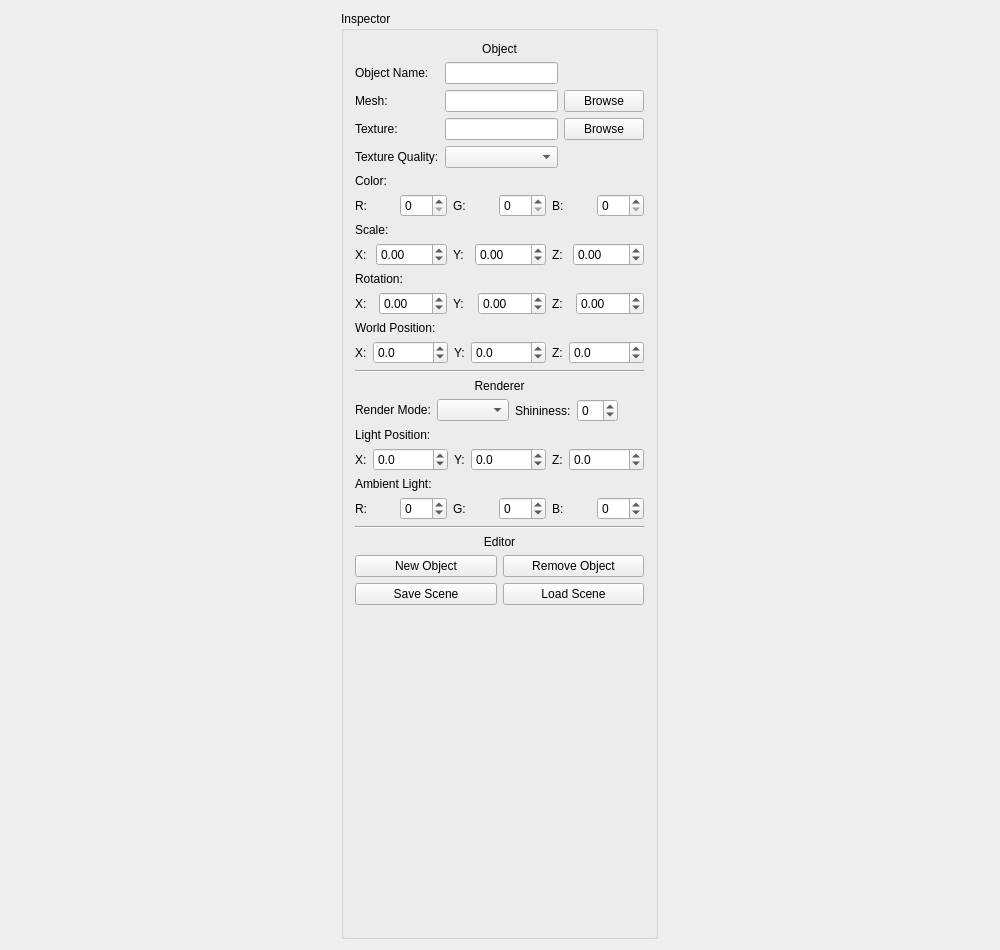
<?xml version="1.0" encoding="UTF-8"?>
<ui version="4.0">
 <class>EditorWidget</class>
 <widget class="QWidget" name="EditorWidget">
  <property name="geometry">
   <rect>
    <x>0</x>
    <y>0</y>
    <width>1000</width>
    <height>950</height>
   </rect>
  </property>
  <property name="sizePolicy">
   <sizepolicy hsizetype="Expanding" vsizetype="Ignored">
    <horstretch>0</horstretch>
    <verstretch>0</verstretch>
   </sizepolicy>
  </property>
  <property name="windowTitle">
   <string>Lampert's 3D Scene Editor</string>
  </property>
  <property name="layoutDirection">
   <enum>Qt::LeftToRight</enum>
  </property>
  <layout class="QHBoxLayout" name="horizontalLayout">
   <item>
    <widget class="QGroupBox" name="inspectorArea">
     <property name="sizePolicy">
      <sizepolicy hsizetype="Fixed" vsizetype="Preferred">
       <horstretch>0</horstretch>
       <verstretch>0</verstretch>
      </sizepolicy>
     </property>
     <property name="title">
      <string>Inspector</string>
     </property>
     <layout class="QFormLayout" name="formLayout">
      <property name="fieldGrowthPolicy">
       <enum>QFormLayout::FieldsStayAtSizeHint</enum>
      </property>
      <item row="5" column="0" colspan="2">
       <layout class="QGridLayout" name="miscObjAttribsArea">
        <item row="0" column="2">
         <widget class="QLineEdit" name="objectName"/>
        </item>
        <item row="0" column="0">
         <widget class="QLabel" name="objectNameLbl">
          <property name="text">
           <string>Object Name:</string>
          </property>
         </widget>
        </item>
        <item row="1" column="2">
         <widget class="QLineEdit" name="meshName">
          <property name="readOnly">
           <bool>true</bool>
          </property>
         </widget>
        </item>
        <item row="1" column="0">
         <widget class="QLabel" name="meshLbl">
          <property name="text">
           <string>Mesh:</string>
          </property>
         </widget>
        </item>
        <item row="1" column="3">
         <widget class="QPushButton" name="browseMeshBtn">
          <property name="text">
           <string>Browse</string>
          </property>
         </widget>
        </item>
        <item row="2" column="0">
         <widget class="QLabel" name="textureLbl">
          <property name="text">
           <string>Texture:</string>
          </property>
         </widget>
        </item>
        <item row="2" column="2">
         <widget class="QLineEdit" name="textureName">
          <property name="readOnly">
           <bool>true</bool>
          </property>
         </widget>
        </item>
        <item row="2" column="3">
         <widget class="QPushButton" name="browseTextureBtn">
          <property name="text">
           <string>Browse</string>
          </property>
         </widget>
        </item>
        <item row="3" column="2">
         <widget class="QComboBox" name="textureFilter"/>
        </item>
        <item row="3" column="0">
         <widget class="QLabel" name="textureFilterLbl">
          <property name="text">
           <string>Texture Quality:</string>
          </property>
         </widget>
        </item>
       </layout>
      </item>
      <item row="14" column="0" colspan="2">
       <widget class="QLabel" name="colorLbl">
        <property name="text">
         <string>Color:</string>
        </property>
       </widget>
      </item>
      <item row="16" column="0" colspan="2">
       <layout class="QGridLayout" name="colorEditor">
        <item row="2" column="2">
         <widget class="QSpinBox" name="colorSelR">
          <property name="maximum">
           <number>255</number>
          </property>
         </widget>
        </item>
        <item row="2" column="4">
         <widget class="QSpinBox" name="colorSelG">
          <property name="maximum">
           <number>255</number>
          </property>
         </widget>
        </item>
        <item row="2" column="5">
         <widget class="QLabel" name="colorLblB">
          <property name="text">
           <string>B:</string>
          </property>
          <property name="alignment">
           <set>Qt::AlignLeading|Qt::AlignLeft|Qt::AlignVCenter</set>
          </property>
         </widget>
        </item>
        <item row="2" column="6">
         <widget class="QSpinBox" name="colorSelB">
          <property name="maximum">
           <number>255</number>
          </property>
         </widget>
        </item>
        <item row="2" column="0">
         <widget class="QLabel" name="colorLblR">
          <property name="layoutDirection">
           <enum>Qt::LeftToRight</enum>
          </property>
          <property name="text">
           <string>R:</string>
          </property>
          <property name="alignment">
           <set>Qt::AlignLeading|Qt::AlignLeft|Qt::AlignVCenter</set>
          </property>
         </widget>
        </item>
        <item row="2" column="3">
         <widget class="QLabel" name="colorLblG">
          <property name="layoutDirection">
           <enum>Qt::LeftToRight</enum>
          </property>
          <property name="text">
           <string>G:</string>
          </property>
          <property name="alignment">
           <set>Qt::AlignLeading|Qt::AlignLeft|Qt::AlignVCenter</set>
          </property>
         </widget>
        </item>
       </layout>
      </item>
      <item row="17" column="0" colspan="2">
       <widget class="QLabel" name="scaleLbl">
        <property name="text">
         <string>Scale:</string>
        </property>
       </widget>
      </item>
      <item row="18" column="0" colspan="2">
       <layout class="QGridLayout" name="scaleEditor">
        <item row="2" column="0" rowspan="2">
         <widget class="QLabel" name="scaleLblX">
          <property name="text">
           <string>X:</string>
          </property>
         </widget>
        </item>
        <item row="2" column="5" rowspan="2">
         <widget class="QLabel" name="scaleLblZ">
          <property name="text">
           <string>Z:</string>
          </property>
         </widget>
        </item>
        <item row="2" column="2" rowspan="2">
         <widget class="QLabel" name="scaleLblY">
          <property name="text">
           <string>Y:</string>
          </property>
         </widget>
        </item>
        <item row="2" column="1" rowspan="2">
         <widget class="QDoubleSpinBox" name="scaleSelX">
          <property name="enabled">
           <bool>true</bool>
          </property>
          <property name="wrapping">
           <bool>true</bool>
          </property>
          <property name="frame">
           <bool>true</bool>
          </property>
          <property name="decimals">
           <number>2</number>
          </property>
          <property name="minimum">
           <double>0.000000000000000</double>
          </property>
          <property name="maximum">
           <double>1000.000000000000000</double>
          </property>
          <property name="value">
           <double>0.000000000000000</double>
          </property>
         </widget>
        </item>
        <item row="2" column="3" rowspan="2">
         <widget class="QDoubleSpinBox" name="scaleSelY">
          <property name="wrapping">
           <bool>true</bool>
          </property>
          <property name="decimals">
           <number>2</number>
          </property>
          <property name="minimum">
           <double>0.000000000000000</double>
          </property>
          <property name="maximum">
           <double>1000.000000000000000</double>
          </property>
         </widget>
        </item>
        <item row="2" column="6" rowspan="2">
         <widget class="QDoubleSpinBox" name="scaleSelZ">
          <property name="wrapping">
           <bool>true</bool>
          </property>
          <property name="decimals">
           <number>2</number>
          </property>
          <property name="minimum">
           <double>0.000000000000000</double>
          </property>
          <property name="maximum">
           <double>1000.000000000000000</double>
          </property>
         </widget>
        </item>
       </layout>
      </item>
      <item row="19" column="0" colspan="2">
       <widget class="QLabel" name="rotationLbl">
        <property name="text">
         <string>Rotation:</string>
        </property>
       </widget>
      </item>
      <item row="20" column="0" colspan="2">
       <layout class="QGridLayout" name="rotationEditor">
        <item row="0" column="0" rowspan="2">
         <widget class="QLabel" name="rotLblX">
          <property name="text">
           <string>X:</string>
          </property>
         </widget>
        </item>
        <item row="0" column="2" rowspan="2">
         <widget class="QLabel" name="rotLblY">
          <property name="text">
           <string>Y:</string>
          </property>
         </widget>
        </item>
        <item row="0" column="4" rowspan="2">
         <widget class="QLabel" name="rotLblZ">
          <property name="text">
           <string>Z:</string>
          </property>
         </widget>
        </item>
        <item row="0" column="1" rowspan="2">
         <widget class="QDoubleSpinBox" name="rotSelX">
          <property name="wrapping">
           <bool>true</bool>
          </property>
          <property name="minimum">
           <double>-360.000000000000000</double>
          </property>
          <property name="maximum">
           <double>360.000000000000000</double>
          </property>
         </widget>
        </item>
        <item row="0" column="3" rowspan="2">
         <widget class="QDoubleSpinBox" name="rotSelY">
          <property name="wrapping">
           <bool>true</bool>
          </property>
          <property name="minimum">
           <double>-360.000000000000000</double>
          </property>
          <property name="maximum">
           <double>360.000000000000000</double>
          </property>
         </widget>
        </item>
        <item row="0" column="5" rowspan="2">
         <widget class="QDoubleSpinBox" name="rotSelZ">
          <property name="wrapping">
           <bool>true</bool>
          </property>
          <property name="minimum">
           <double>-360.000000000000000</double>
          </property>
          <property name="maximum">
           <double>360.000000000000000</double>
          </property>
         </widget>
        </item>
       </layout>
      </item>
      <item row="23" column="0" colspan="2">
       <widget class="QLabel" name="positionLbl">
        <property name="text">
         <string>World Position:</string>
        </property>
       </widget>
      </item>
      <item row="24" column="0" colspan="2">
       <layout class="QGridLayout" name="positionEditor">
        <item row="0" column="0">
         <widget class="QLabel" name="posLblX">
          <property name="text">
           <string>X:</string>
          </property>
         </widget>
        </item>
        <item row="0" column="2">
         <widget class="QLabel" name="posLblY">
          <property name="text">
           <string>Y:</string>
          </property>
         </widget>
        </item>
        <item row="0" column="4">
         <widget class="QLabel" name="posLblZ">
          <property name="text">
           <string>Z:</string>
          </property>
         </widget>
        </item>
        <item row="0" column="1">
         <widget class="QDoubleSpinBox" name="posSelX">
          <property name="wrapping">
           <bool>true</bool>
          </property>
          <property name="decimals">
           <number>1</number>
          </property>
          <property name="minimum">
           <double>-10000.000000000000000</double>
          </property>
          <property name="maximum">
           <double>10000.000000000000000</double>
          </property>
         </widget>
        </item>
        <item row="0" column="3">
         <widget class="QDoubleSpinBox" name="posSelY">
          <property name="wrapping">
           <bool>true</bool>
          </property>
          <property name="decimals">
           <number>1</number>
          </property>
          <property name="minimum">
           <double>-10000.000000000000000</double>
          </property>
          <property name="maximum">
           <double>10000.000000000000000</double>
          </property>
         </widget>
        </item>
        <item row="0" column="5">
         <widget class="QDoubleSpinBox" name="posSelZ">
          <property name="wrapping">
           <bool>true</bool>
          </property>
          <property name="decimals">
           <number>1</number>
          </property>
          <property name="minimum">
           <double>-10000.000000000000000</double>
          </property>
          <property name="maximum">
           <double>10000.000000000000000</double>
          </property>
         </widget>
        </item>
       </layout>
      </item>
      <item row="25" column="0" colspan="2">
       <widget class="Line" name="line0">
        <property name="orientation">
         <enum>Qt::Horizontal</enum>
        </property>
       </widget>
      </item>
      <item row="29" column="0">
       <layout class="QGridLayout" name="renderModeArea">
        <item row="0" column="1">
         <widget class="QComboBox" name="rendererOpts"/>
        </item>
        <item row="0" column="0">
         <widget class="QLabel" name="renderModeLbl">
          <property name="text">
           <string>Render Mode:</string>
          </property>
         </widget>
        </item>
       </layout>
      </item>
      <item row="29" column="1">
       <layout class="QGridLayout" name="shininessArea">
        <item row="0" column="0">
         <widget class="QLabel" name="shininessLbl">
          <property name="text">
           <string>Shininess:</string>
          </property>
         </widget>
        </item>
        <item row="0" column="1">
         <widget class="QSpinBox" name="shininessSel">
          <property name="wrapping">
           <bool>true</bool>
          </property>
         </widget>
        </item>
       </layout>
      </item>
      <item row="30" column="0" colspan="2">
       <widget class="QLabel" name="lightPosLbl">
        <property name="text">
         <string>Light Position:</string>
        </property>
       </widget>
      </item>
      <item row="31" column="0" colspan="2">
       <layout class="QGridLayout" name="lightPosEditor">
        <item row="0" column="0">
         <widget class="QLabel" name="LposXLbl">
          <property name="text">
           <string>X:</string>
          </property>
         </widget>
        </item>
        <item row="0" column="1">
         <widget class="QDoubleSpinBox" name="LposSelX">
          <property name="wrapping">
           <bool>true</bool>
          </property>
          <property name="decimals">
           <number>1</number>
          </property>
          <property name="minimum">
           <double>-10000.000000000000000</double>
          </property>
          <property name="maximum">
           <double>10000.000000000000000</double>
          </property>
          <property name="value">
           <double>0.000000000000000</double>
          </property>
         </widget>
        </item>
        <item row="0" column="2">
         <widget class="QLabel" name="LposYLbl">
          <property name="text">
           <string>Y:</string>
          </property>
         </widget>
        </item>
        <item row="0" column="3">
         <widget class="QDoubleSpinBox" name="LposSelY">
          <property name="wrapping">
           <bool>true</bool>
          </property>
          <property name="decimals">
           <number>1</number>
          </property>
          <property name="minimum">
           <double>-10000.000000000000000</double>
          </property>
          <property name="maximum">
           <double>10000.000000000000000</double>
          </property>
         </widget>
        </item>
        <item row="0" column="4">
         <widget class="QLabel" name="LposZLbl">
          <property name="text">
           <string>Z:</string>
          </property>
         </widget>
        </item>
        <item row="0" column="5">
         <widget class="QDoubleSpinBox" name="LposSelZ">
          <property name="wrapping">
           <bool>true</bool>
          </property>
          <property name="decimals">
           <number>1</number>
          </property>
          <property name="minimum">
           <double>-10000.000000000000000</double>
          </property>
          <property name="maximum">
           <double>10000.000000000000000</double>
          </property>
         </widget>
        </item>
       </layout>
      </item>
      <item row="32" column="0" colspan="2">
       <widget class="QLabel" name="ambientLightLbl">
        <property name="text">
         <string>Ambient Light:</string>
        </property>
       </widget>
      </item>
      <item row="33" column="0" colspan="2">
       <layout class="QGridLayout" name="ambLightEditor">
        <item row="0" column="0">
         <widget class="QLabel" name="ambRLbl">
          <property name="text">
           <string>R:</string>
          </property>
         </widget>
        </item>
        <item row="0" column="1">
         <widget class="QSpinBox" name="ambRSel">
          <property name="wrapping">
           <bool>true</bool>
          </property>
          <property name="maximum">
           <number>255</number>
          </property>
         </widget>
        </item>
        <item row="0" column="2">
         <widget class="QLabel" name="ambGLbl">
          <property name="text">
           <string>G:</string>
          </property>
         </widget>
        </item>
        <item row="0" column="3">
         <widget class="QSpinBox" name="ambGSel">
          <property name="wrapping">
           <bool>true</bool>
          </property>
          <property name="maximum">
           <number>255</number>
          </property>
         </widget>
        </item>
        <item row="0" column="4">
         <widget class="QLabel" name="ambBLbl">
          <property name="text">
           <string>B:</string>
          </property>
         </widget>
        </item>
        <item row="0" column="5">
         <widget class="QSpinBox" name="ambBSel">
          <property name="wrapping">
           <bool>true</bool>
          </property>
          <property name="maximum">
           <number>255</number>
          </property>
         </widget>
        </item>
       </layout>
      </item>
      <item row="34" column="0" colspan="2">
       <widget class="Line" name="line1">
        <property name="orientation">
         <enum>Qt::Horizontal</enum>
        </property>
       </widget>
      </item>
      <item row="35" column="0" colspan="2">
       <widget class="QLabel" name="editorLbl">
        <property name="text">
         <string>Editor</string>
        </property>
        <property name="alignment">
         <set>Qt::AlignCenter</set>
        </property>
       </widget>
      </item>
      <item row="36" column="0" colspan="2">
       <layout class="QGridLayout" name="btnArea">
        <item row="3" column="1">
         <widget class="QPushButton" name="loadSceneBtn">
          <property name="text">
           <string>Load Scene</string>
          </property>
         </widget>
        </item>
        <item row="3" column="0">
         <widget class="QPushButton" name="saveSceneBtn">
          <property name="text">
           <string>Save Scene</string>
          </property>
         </widget>
        </item>
        <item row="1" column="0">
         <widget class="QPushButton" name="newObjBtn">
          <property name="text">
           <string>New Object</string>
          </property>
         </widget>
        </item>
        <item row="1" column="1">
         <widget class="QPushButton" name="removeObjBtn">
          <property name="text">
           <string>Remove Object</string>
          </property>
         </widget>
        </item>
       </layout>
      </item>
      <item row="3" column="0" colspan="2">
       <widget class="QLabel" name="objectLbl">
        <property name="text">
         <string>Object</string>
        </property>
        <property name="alignment">
         <set>Qt::AlignCenter</set>
        </property>
       </widget>
      </item>
      <item row="27" column="0" colspan="2">
       <widget class="QLabel" name="rendererLbl">
        <property name="text">
         <string>Renderer</string>
        </property>
        <property name="alignment">
         <set>Qt::AlignCenter</set>
        </property>
       </widget>
      </item>
     </layout>
    </widget>
   </item>
  </layout>
 </widget>
 <layoutdefault spacing="6" margin="11"/>
 <resources/>
 <connections/>
</ui>
